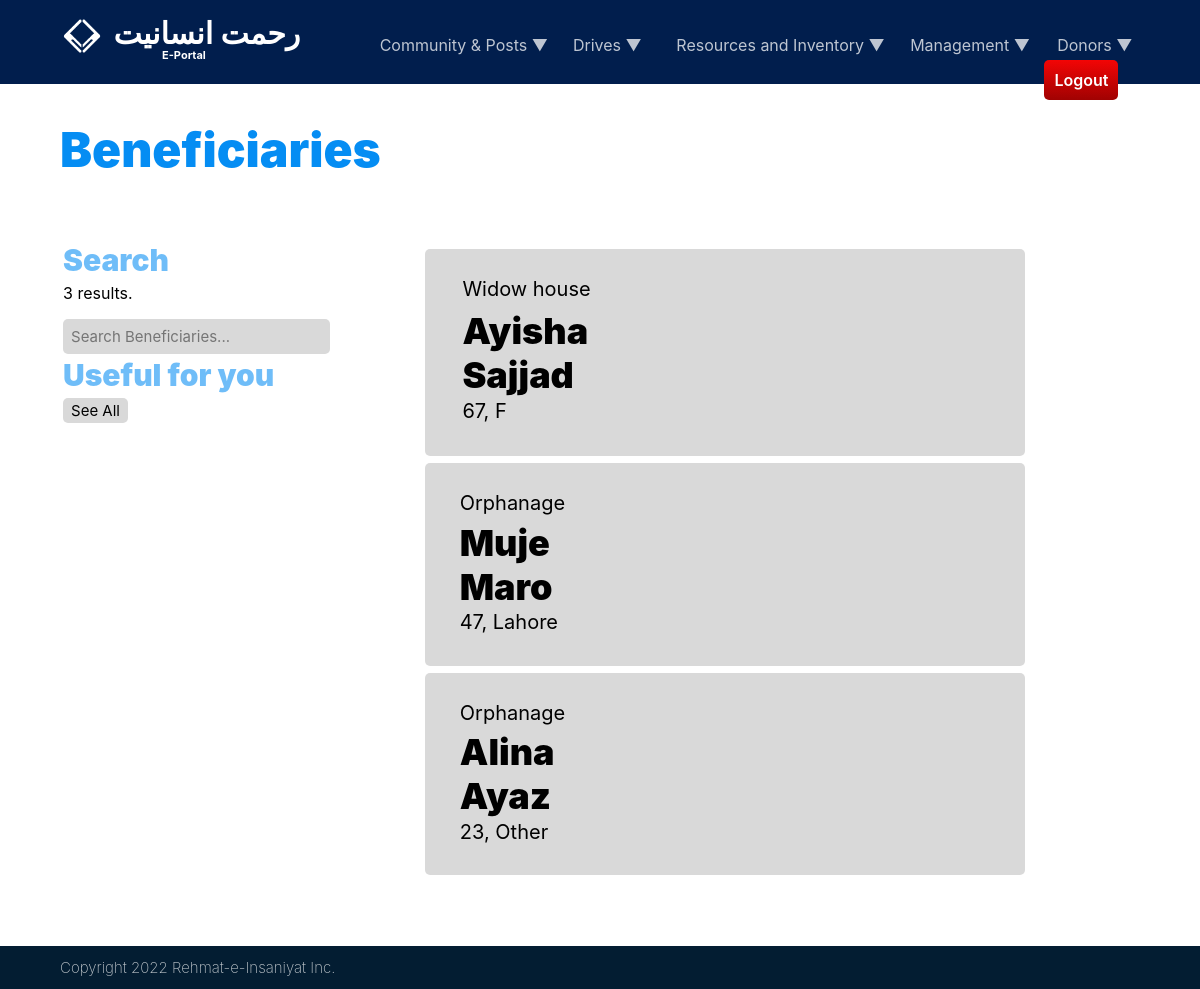
Screenshot of /employees/benificiaries/ (signed in) with the database file from the repository.
### employees/models.py (models this page shows, shortened)
class Benificiary(models.Model):
    first_name = models.CharField(max_length=30)
    last_name = models.CharField(max_length=30)
    department = models.ForeignKey(Department, on_delete=models.SET_NULL, null=True)
    age = models.IntegerField()
    gender = models.CharField(max_length=10)
    class Meta:
        ordering = ["-id"]

class Department(models.Model):
    name = models.CharField(max_length=100, unique=True)
    description = models.TextField(null=True, blank=True)
    class Meta:
        ordering = ["-id"]

### employees/views.py (the view)
# urls.py: path('benificiaries/', views.benificiaries, name='benificiaries'),
@login_required(login_url='login')
def benificiaries(request):
    if request.GET.get('q') != None:
        q = request.GET.get('q')
    else:
        q = ''
    benificiaries = Benificiary.objects.filter(
        Q(first_name__icontains=q) |
        Q(last_name__icontains=q) |
        Q(department__name=q)
        )
    benificiary_count = benificiaries.count()
    context = {
        'benificiaries': benificiaries,
        'benificiary_count': benificiary_count,
    }
    return render(request, 'employees/benificiaries.html', context)

### employees/templates/employees/benificiaries.html (shortened to what this page needs)
{% extends 'main.html' %}
{% block content %}
<div class="pg_head_container">
    <element class="pg_head">Beneficiaries</element>
</div>
<table id="pg_divider" style="margin: 5%; width:90%">
    <tr>
        <td width=30% style="vertical-align: top; padding-right: 5%;">
            <element class="subhead">Search</element>
            <element class="pg_txt">{{benificiary_count}} results.</element>
            <form method="GET" action="{% url 'benificiaries' %}">
                <input class="usr_rect" type="search" name="q" placeholder="Search Beneficiaries...">
            </form>
            <element class="subhead">Useful for you</element>
            <a href="{% url 'benificiaries' %}"><button class="pst_filter">See All</button></a>
        </td>
        <td width="70%">
            {% for benificiary in benificiaries %}
            <table class="pst_container" style="width: 80%; margin-left: 5%;">
                <tr>
                    <td width=60%>
                        <div class="pst_txt">{{ benificiary.department.name }}</div>
                        <div class="pst_title">{{ benificiary.first_name }} {{ benificiary.last_name }}</div>
                        <div class="pst_txt">{{ benificiary.age }}, {{ benificiary.gender }}</div>
                    </td>
                    <td width=30%>
                    </td>
                    <td>
                    </td>
                </tr>
            </table>
            {% endfor %}
        </td>
    </tr>
</table>
{% endblock content %}

### templates/main.html (shortened to what this page needs)
{% load static %}
<!DOCTYPE html>
<html lang="en">
<head>
    <link href="https://unpkg.com/aos@2.3.1/dist/aos.css" rel="stylesheet">
    <link rel="stylesheet" type="text/css" href="{% static 'css/header.css' %}">
    <link rel="stylesheet" type="text/css" href="{% static 'css/blue_btn.css' %}">
    <link rel="stylesheet" type="text/css" href="{% static 'css/page_header.css' %}">
    <link rel="stylesheet" type="text/css" href="{% static 'css/extra_txtfx.css' %}">
    <link rel="stylesheet" type="text/css" href="{% static 'css/post.css' %}">
    <link rel="stylesheet" type="text/css" href="{% static 'css/user_fields.css' %}">
    <link rel="stylesheet" type="text/css" href="{% static 'css/footer.css' %}">
    <link rel="stylesheet" type="text/css" href="{% static 'css/employee_home.css' %}">
    <link rel="stylesheet" type="text/css" href="{% static 'css/featured_items.css' %}">
    <link rel="stylesheet" type="text/css" href="{% static 'css/dropdown.css' %}">
    <link rel="stylesheet" type="text/css" href="{% static 'css/slideshow.css' %}">
</head>
<body style="margin: 0;">
    <header style="z-index: 10;">
        {% include 'navbar.html' %}
    </header>
    <content>
        <div data-aos="fade-up">
        {% block content %}
        {% endblock content %}
        </div>
    </content>
    <footer>
        {% include 'footer.html' %}
    </footer>
</body>
</html>

### templates/navbar.html (shortened to what this page needs)
{% load static %}
{% if user.is_authenticated %}
    <div class="main_hd" style="z-index: 1;" id="pg_subheader">
        <a href="{% url 'emp-home' %}">
            <table style="vertical-align: middle; display: inline-block; margin-bottom: -5%; margin-top: -5%;">
                <tr>
                    <td>
                        <img src="{% static 'images/logo1.png' %}" style="width: 40px; display: inline-block; vertical-align: middle;">
                        <button class="wstitle" style="font-family: 'Aldhabi Regular'; margin-bottom: -10%;">رحمت انسانیت</button>
                    </td>
                </tr>
                <tr>
                    <td><center>
                        <element class="pg_txt" style="margin-top: -5%; color: white; font-size: 11px;">E-Portal</element>
                    </center></td>
                </tr>
            </table></a>
        <div class="dropdown" style="margin-left: 5%;">
            <button class="dropbtn feature" style="width: max-content;">Community & Posts ▼</button>
        </div>
        <div class="dropdown">
            <button class="dropbtn feature" style="width: max-content;">Drives ▼</button>
        </div>
        <div class="dropdown">
            <button class="dropbtn feature" style="width: max-content;">Resources and Inventory ▼</button>
        </div>
        <div class="dropdown">
            <button class="dropbtn feature" style="width: max-content;">Management ▼</button>
        </div>
        <div class="dropdown">
            <button class="dropbtn feature" style="width: max-content;">Donors ▼</button>
        </div>
        <a href="{% url 'logout' %}">
            <button class="loginbtn" id="subscrib0" style="background: linear-gradient( #f30505,#a00202);">
                Logout
            </button>
        </a>
    </div>
{% endif %}

### templates/footer.html (shortened to what this page needs)
{% load static %}
{% if user.is_authenticated %}
<element class="copyrt">Copyright 2022 Rehmat-e-Insaniyat Inc.</element>
{% endif %}

### static/css/header.css (style rules this page uses)
.main_hd { position: relative; background-color: #011E4D; color: white; top: 0%; text-indent: 3%; font-family: "Inter Black"; opacity: 100%; font-weight: bolder; font-size: 30px; padding: 2%; transition-duration: 0.5s; animation-name: fade-in; animation-duration: 1s; animation-iteration-count: 1; animation-direction: normal; animation-timing-function: cubic-bezier(0, 0.82, 0.165, 1); }
.wstitle { color: white; border: 0px; background-color: transparent; top: 0%; font-family: "Inter Black"; opacity: 100%; font-weight: bolder; font-size: 30px; }
.feature { font-family: "Inter"; width:fit-content; font-size: 16px; color: rgba(255, 255, 255, 0.747); padding-left: 1%; padding-right: 1%; border: 0px; background: transparent; vertical-align: middle; }
.loginbtn { border-radius: 5px; font-family: "Inter SemiBold"; width: fit-content; padding: 10px; border: 0px; font-size: 16px; color: white; background: linear-gradient( #058DF3,#025ba0); vertical-align: middle; float: right; margin-right: 5%; transition-duration: 0.25s; }

### static/css/page_header.css (style rules this page uses)
.pg_head_container { width: 30%; margin-left: 5%; font-size: 20px; position: relative; vertical-align: middle; }
.pg_head { margin-top: 10%; display: block; color: #058DF3; font-family: 'Inter Black'; font-size: 48px; }
.pg_txt { margin-top: 1%; margin-bottom: 5%; color: black; display: block; font-family: 'Inter'; }

### static/css/extra_txtfx.css (style rules this page uses)
.subhead { position: relative; color: #058cf393; top: 0%; padding-bottom: 1%; font-family: "Inter Black"; display: block; opacity: 100%; font-weight: bolder; font-size: 30px; }

### static/css/post.css (style rules this page uses)
.pst_container { padding: 3%; margin-top: 1%; width: 100%; display: block; background-color: rgb(180, 180, 180, 0.5); border-radius: 5px; margin-bottom: 1%; }
.pst_title { padding-left: 5%; position: relative; display: block; font-family: 'Inter Black'; font-size: 36px; width: 70%; }
.pst_txt { width: 90%; padding-left: 5%; padding-bottom: 3%; margin-top: 1%; position: relative; display: block; font-family: 'Inter'; font-size: 20px; }
.pst_filter { font-size: 15px; font-family: 'Inter'; padding: 1%; padding-left: 3%; padding-right: 3%; margin-top: 1%; margin-bottom: 1%; border: 0px; border-radius: 5px; background-color: #D9D9D9; display: inline-block; color: rgba(0, 0, 0, 1); width: fit-content; }

### static/css/user_fields.css (style rules this page uses)
.usr_rect { width: 100%; font-size: 15px; font-family: 'Inter'; padding: 3%; margin-top: 1%; margin-bottom: 1%; border: 0px; border-radius: 5px; background-color: #D9D9D9; color: rgba(0, 0, 0, 0.50); height: fit-content; }

### static/css/footer.css (style rules this page uses)
.copyrt { padding-top: 1%; padding-bottom: 1%; font-family: "Inter ExtraLight"; width: 100%; text-indent: 5%; font-size: 15px; background: #031D32; color: rgba(255, 255, 255, 0.75); border: 0px; display: block; }

### static/css/dropdown.css (style rules this page uses)
.dropbtn { background-color: transparent; }
.dropdown { position: relative; display: inline-block; margin-right: 2%; }

### rows the page displays
Benificiary: department.name "Widow house", first_name "Ayisha", last_name "Sajjad", age "67", gender "F"
Benificiary: department.name "Orphanage", first_name "Muje", last_name "Maro", age "47", gender "Lahore"
Benificiary: department.name "Orphanage", first_name "Alina", last_name "Ayaz", age "23", gender "Other"

### other values shown
{{ benificiary_count }} "3"
